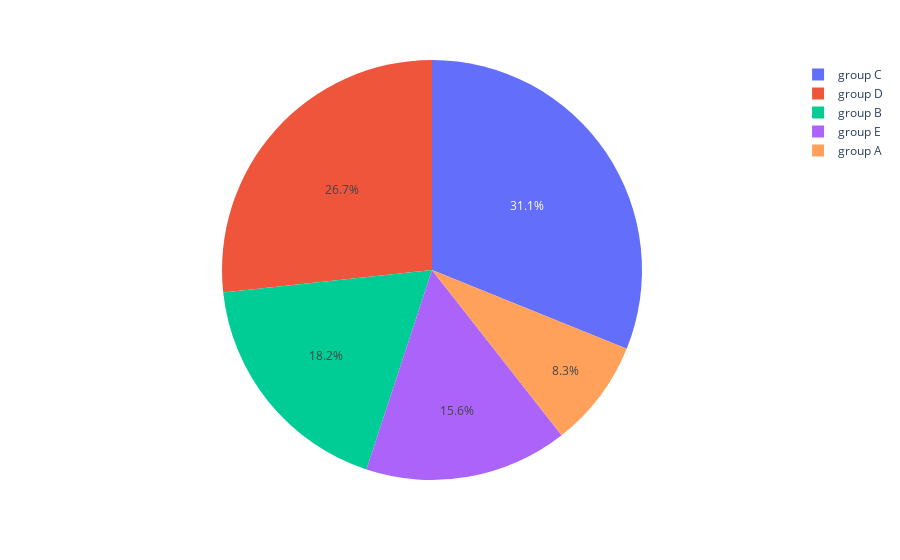

Notebook code cell kept with this figure:
### Code cell
# create a pie chart to know what percentage of parent eduction is 

fig = px.pie(df,values='math score',names='race/ethnicity')
fig.show()

### Figure 1 — Plotly figure (JSON) as saved in the notebook; plotly's stock layout.template omitted (floating-point values rounded to 4 significant figures; data arrays with more than 128 entries replaced by an {"elided": "..."} marker saying what was removed)
{"data": [{"domain": {"x": [0, 1], "y": [0, 1]}, "hovertemplate": "race/ethnicity=%{label}<br>math score=%{value}<extra></extra>", "labels": {"elided": "1000 str values"}, "legendgroup": "", "name": "", "showlegend": true, "type": "pie", "values": {"elided": "1000 int values"}}], "layout": {"legend": {"tracegroupgap": 0}, "margin": {"t": 60}}}
